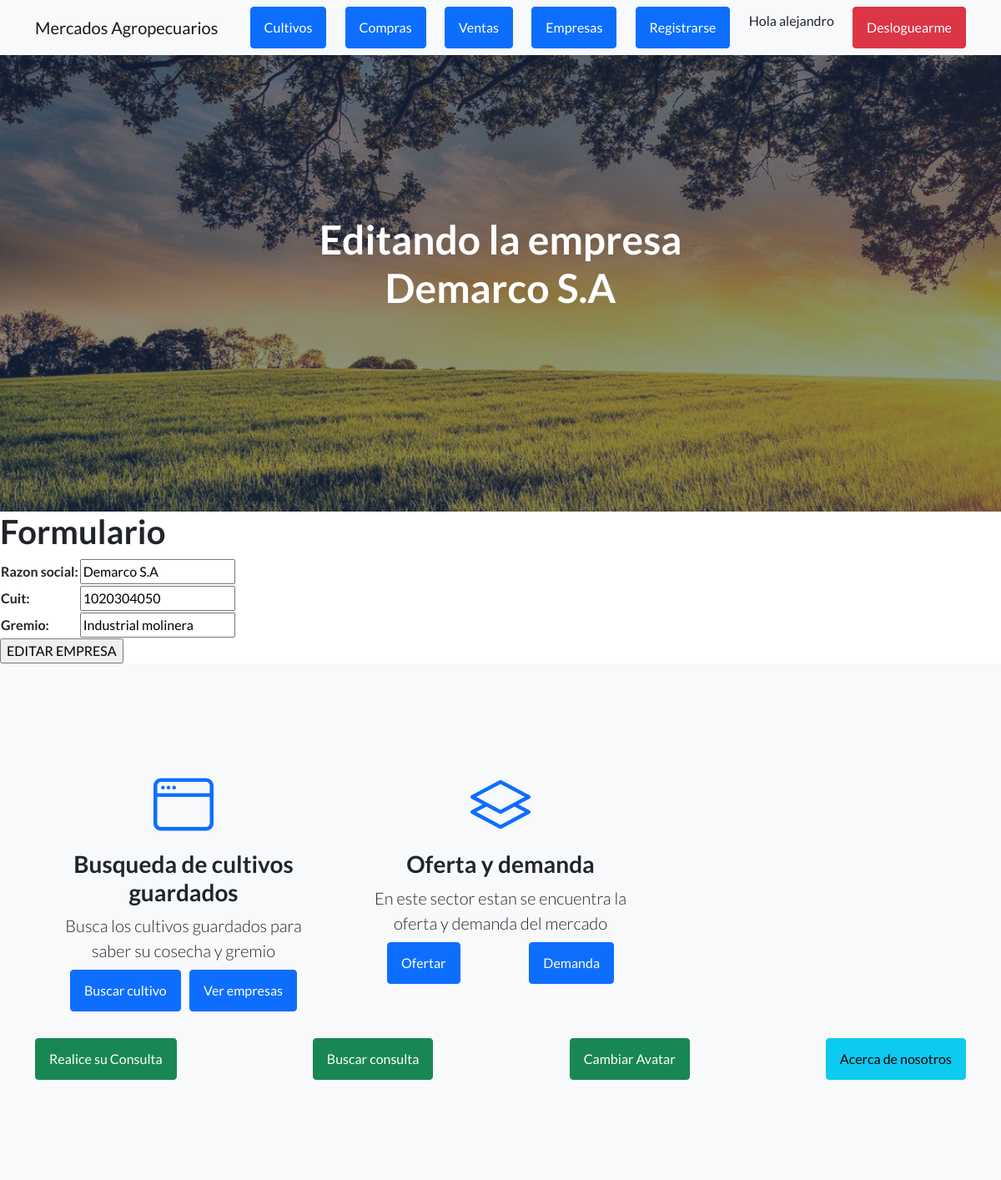
Screenshot of /editar_empresa/2 (signed in) with the database file from the repository.
### MVT_Ronconi_app/models.py (models this page shows, shortened)
class empresas (models.Model):
    razon_social=models.CharField(max_length=50)
    cuit=models.IntegerField()
    gremio=models.CharField(max_length=50)

### MVT_Ronconi_app/views.py (the view)
# urls.py: path('editar_empresa/<id>', editar_empresa, name="editar_empresa"),
@login_required
def editar_empresa(request, id):
    empresa=empresas.objects.get(id=id)
    if request.method=="POST":
        form=empresasform(request.POST)
        if form.is_valid():
            informacion=form.cleaned_data
            empresa.razon_social=informacion["razon_social"]
            empresa.cuit=informacion["cuit"]
            empresa.gremio=informacion["gremio"]
            empresa.save()
            total_empresas=empresas.objects.all()
            return render(request,"MVT_app/leer_empresa.html", {"mensaje":"Empresa creada correctamente", "ESTO_VA":total_empresas })
    else:
        formulario=empresasform(initial={"razon_social":empresa.razon_social, "cuit":empresa.cuit, "gremio":empresa.gremio  })
    return render(request, "MVT_app/editar_empresa.html", {"form":formulario, "Que_empresa":empresa})

### MVT_Ronconi_app/forms.py
class empresasform(forms.Form):
    razon_social=forms.CharField(max_length=50)
    cuit=forms.IntegerField()
    gremio=forms.CharField(max_length=50)

### MVT_Ronconi_app/templates/MVT_app/editar_empresa.html
{% extends "MVT_app/inicio.html" %}
{% load static %}
{% block titulo %}
<h1 class="mb-5">Editando la empresa {{ Que_empresa.razon_social }}</h1>
{% endblock %}
{% block contenido_nuevo %}
<h1> Formulario </h1>
<form action="{% url 'editar_empresa' Que_empresa.id %}" method="POST"> {% csrf_token %}
<table>
    {{ form.as_table }}
</table>
<input type="submit" value="EDITAR EMPRESA">
</form>
{% endblock %}

### MVT_Ronconi_app/templates/MVT_app/inicio.html (shortened to what this page needs)
<!DOCTYPE html>
<html lang="en">
    <head>
        {% load static %}
        <link href="https://cdn.jsdelivr.net/npm/bootstrap-icons@1.5.0/font/bootstrap-icons.css" rel="stylesheet" type="text/css" />
        <link href="{% static 'MVT_app/css/styles.css' %}" rel="stylesheet" />
    </head>
    <body>
        <nav class="navbar navbar-light bg-light static-top">
            <div class="container">
                <a class="navbar-brand" href="{% url 'inicio1' %}">Mercados Agropecuarios</a>
                <a class="btn btn-primary" href="{% url 'cultivoformulario' %}">Cultivos</a>
                <a class="btn btn-primary" href="{% url 'comprasformulario' %}">Compras</a>
                <a class="btn btn-primary" href="{% url 'ventasformulario' %}">Ventas</a>
                <a class="btn btn-primary" href="{% url 'empresaformulario' %}">Empresas</a>
                <a class="btn btn-primary" href="{% url 'register' %}">Registrarse</a>
                {% if user.is_authenticated %}
                <p> Hola {{ user.username }}</p>
                <a class="btn btn-danger" href="{% url 'logout' %}">Desloguearme</a>
                {% else %}
                <a class="btn btn-primary" href="{% url 'login' %}">Login</a>
                {% endif %}
            </div>
        </nav>
        <header class="masthead">
            <div class="container position-relative">
                <div class="row justify-content-center">
                    <div class="col-xl-6">
                        <div class="text-center text-white">
                             {% block titulo %}
                             {% endblock %}
                        </div>
                    </div>
                </div>
            </div>
        </header>
        {% block contenido_nuevo %}
        {% endblock %}
        <section class="features-icons bg-light text-center">
            <div class="container">
                <div class="row">
                    <div class="col-lg-4">
                        <div class="features-icons-item mx-auto mb-5 mb-lg-0 mb-lg-3">
                            <div class="features-icons-icon d-flex"><i class="bi-window m-auto text-primary"></i></div>
                            <h3>Busqueda de cultivos guardados</h3>
                            <p class="lead mb-0">Busca los cultivos guardados para saber su cosecha y gremio</p>
                            <nav class="navbar navbar-light bg-light static-top">
                                <div class="container">
                                   <a class="btn btn-primary" href="{% url 'busquedacultivo' %}">Buscar cultivo</a>
                                   <a class="btn btn-primary" href="{% url 'leer_empresa' %}">Ver empresas</a>
                                </div>
                        </div>
                    </div>
                    <div class="col-lg-4">
                        <div class="features-icons-item mx-auto mb-5 mb-lg-0 mb-lg-3">
                            <div class="features-icons-icon d-flex"><i class="bi-layers m-auto text-primary"></i></div>
                            <h3>Oferta y demanda </h3>
                            <p class="lead mb-0">En este sector estan se encuentra la oferta y demanda del mercado</p>
                            <nav class="navbar navbar-light bg-light static-top">
                                <div class="container">
                                   <a class="btn btn-primary" href="{% url 'oferta' %}"> Ofertar </a>
                                   <a class="btn btn-primary" href="{% url 'demanda' %}"> Demanda </a>
                        </div>
                            </div>
        </div>
    </div>
</div>
<nav class="navbar navbar-light bg-light static-top">
    <div class="container">
        <a class="btn btn-success" href="{% url 'chatconsulta' %}"> Realice su Consulta </a>
        <a class="btn btn-success" href="{% url 'leer_consulta' %}"> Buscar consulta </a>
        <a class="btn btn-success" href="{% url 'agregarAvatar' %}">Cambiar Avatar</a>
        <a class="btn btn-info" href="{% url 'grupo' %}"> Acerca de nosotros </a>
    </div>

### rows the page displays
empresas: razon_social "Demarco S.A", cuit "1020304050", gremio "Industrial molinera"

### other values shown
{{ user.username }} "alejandro"
